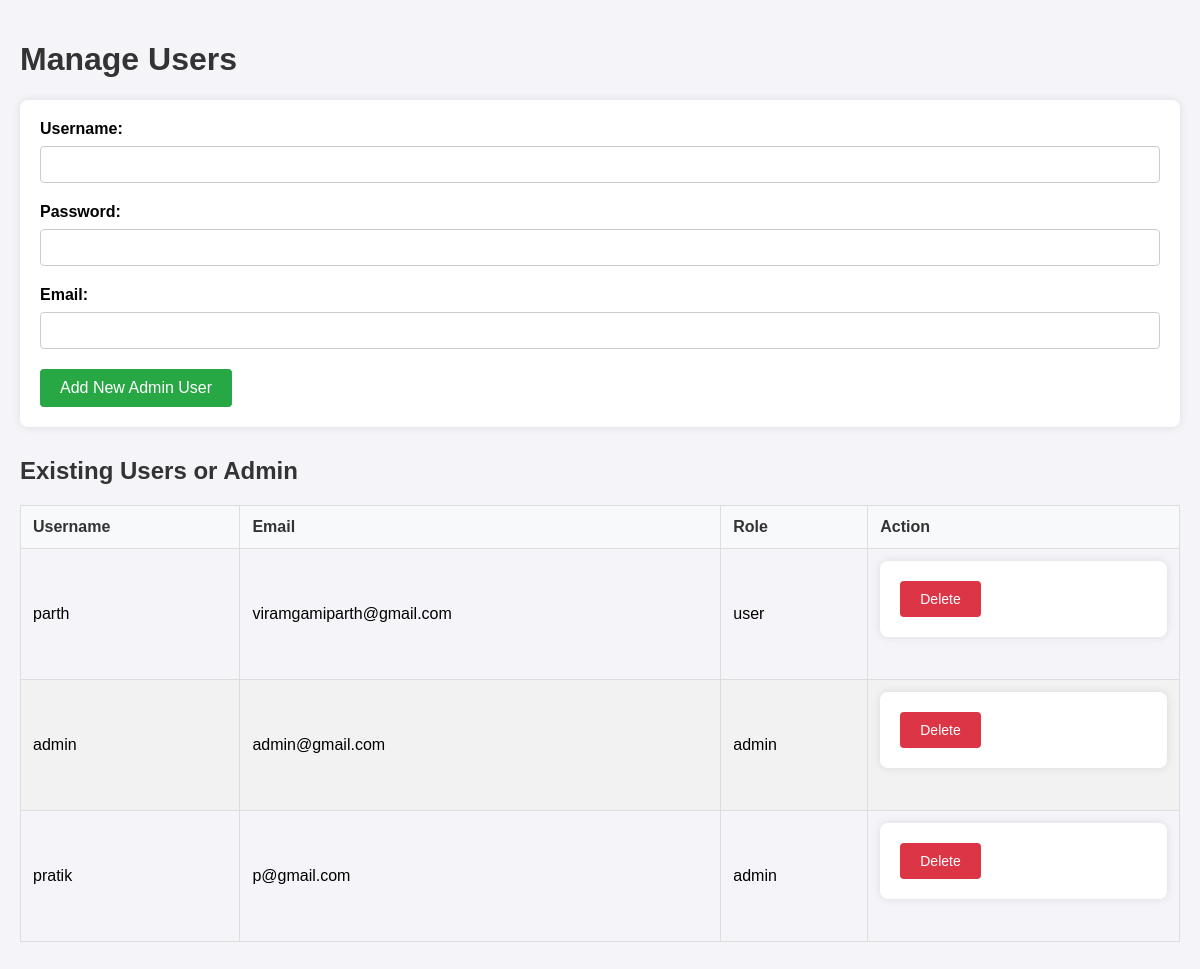
Screenshot of /manage-users.php (signed in) with the database file from the repository.
### tables this page shows
CREATE TABLE `users` (
  `id` int(11) NOT NULL,
  `username` varchar(255) NOT NULL,
  `email` varchar(255) NOT NULL,
  `password` varchar(255) NOT NULL,
  `role` enum('admin','user') NOT NULL DEFAULT 'user'
);

### manage-users.php (the view, shortened to what this page needs)
<?php
include 'db.php';
$query = "SELECT id, username, email, role FROM users";
$users = $conn->query($query);
?>
<!DOCTYPE html>
<html lang="en">
<head>
</head>
<body>
    <h1>Manage Users</h1>
    <form action="" method="POST">
        <label>Username:</label>
        <input type="text" name="username" required><br>
        <label>Password:</label>
        <input type="password" name="password" required><br>
        <label>Email:</label>
        <input type="email" name="email" required><br>
        <input type="submit" value="Add New Admin User">
    </form>
    <h2>Existing Users or Admin</h2>
    <table>
        <thead>
            <tr>
                <th>Username</th>
                <th>Email</th>
                <th>Role</th>
                <th>Action</th>
            </tr>
        </thead>
        <tbody>
            <?php
            if ($users->num_rows > 0) {
                while ($user = $users->fetch_assoc()) { ?>
                    <tr>
                        <td><?php echo htmlspecialchars($user['username']); ?></td>
                        <td><?php echo htmlspecialchars($user['email']); ?></td>
                        <td><?php echo htmlspecialchars($user['role']); ?></td>
                        <td>
                            <form action="" method="POST" onsubmit="return confirm('Are you sure you want to delete this user?');">
                                <input type="submit" value="Delete">
                            </form>
                        </td>
                    </tr>
            <?php }
            } else {
                echo "<tr><td colspan='4'>No users found</td></tr>";
            }
            ?>
        </tbody>
    </table>
</body>
</html>

### manage-users.php (style rules this page uses)
body { font-family: Arial, sans-serif; margin: 0; padding: 20px; background-color: #f4f4f9; }
h1, h2 { color: #333; }
form { margin-bottom: 30px; padding: 20px; background-color: #fff; border-radius: 8px; box-shadow: 0 0 10px rgba(0, 0, 0, 0.1); }
label { font-weight: bold; display: block; margin-bottom: 8px; }
input[type="text"], input[type="password"], input[type="email"] { width: 100%; padding: 10px; margin-bottom: 20px; border: 1px solid #ccc; border-radius: 4px; box-sizing: border-box; }
input[type="submit"] { background-color: #28a745; color: white; border: none; padding: 10px 20px; border-radius: 4px; cursor: pointer; font-size: 16px; }
table { width: 100%; border-collapse: collapse; margin-bottom: 20px; }
table th, table td { border: 1px solid #ddd; padding: 12px; text-align: left; }
table th { background-color: #f8f9fa; color: #333; }
table tr:nth-child(even) { background-color: #f2f2f2; }
form input[type="submit"][value="Delete"] { background-color: #dc3545; font-size: 14px; }

### rows the page displays
users: username "parth", email "viramgamiparth@gmail.com", role "user"
users: username "admin", email "admin@gmail.com", role "admin"
users: username "pratik", email "p@gmail.com", role "admin"
